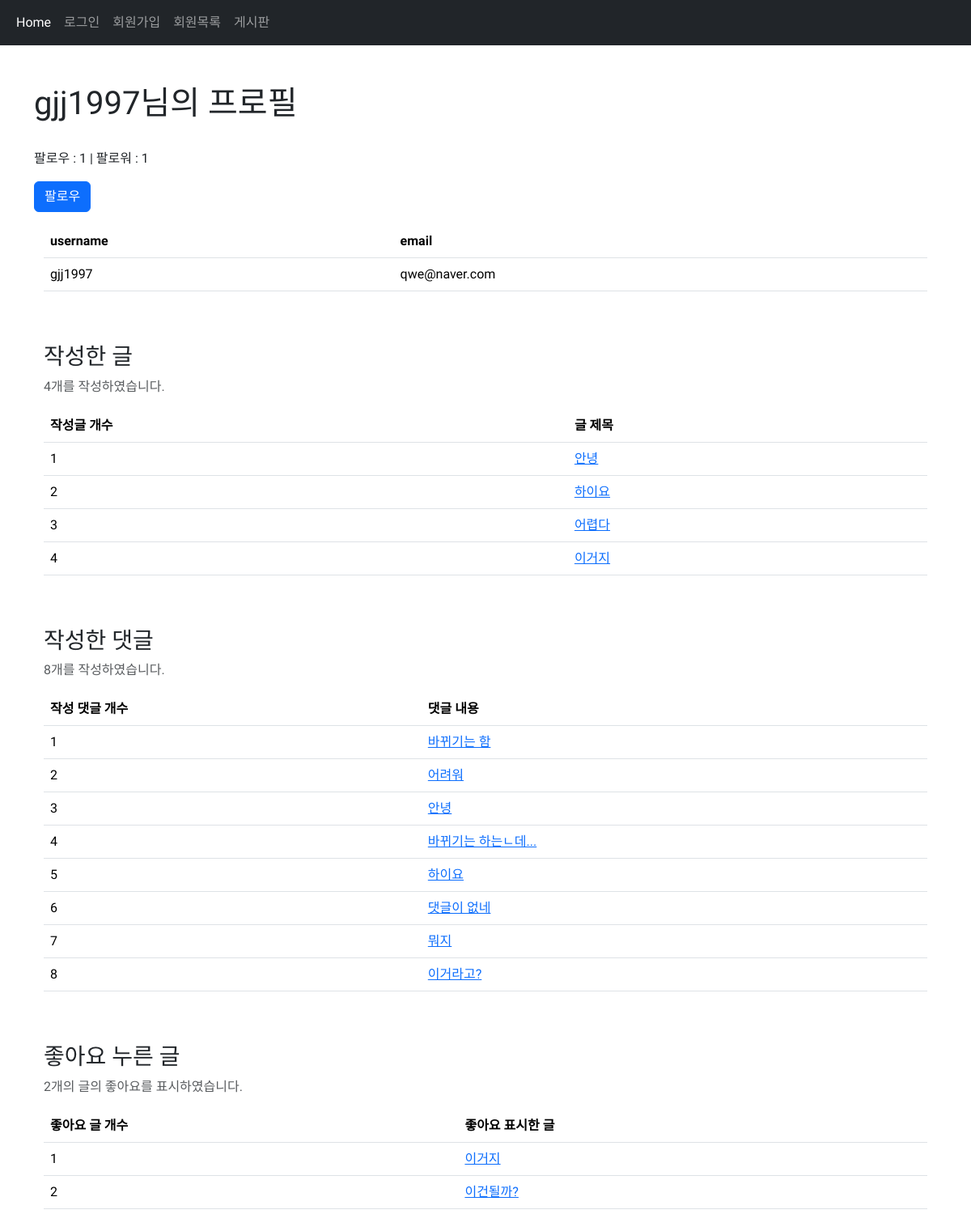
The page /accounts/detail/10/ on the database its author committed.
### accounts/models.py (models this page shows, shortened)
class User(AbstractUser):
    profile_image = models.ImageField(upload_to="images/", blank=True)
    followings = models.ManyToManyField(
        "self", symmetrical=False, related_name="followers"
    )

### articles/models.py (models this page shows)
class Article(models.Model):
    title = models.CharField(max_length=20)
    content = models.TextField()
    image = models.ImageField(upload_to="images/", blank=True)
    thumbnail = ProcessedImageField(
        upload_to="images/",
        blank=True,
        processors=[ResizeToFill(1200, 960)],
        format="JPEG",
        options={"quality": 80},
    )
    user = models.ForeignKey(settings.AUTH_USER_MODEL, on_delete=models.CASCADE)
    like_users = models.ManyToManyField(
        settings.AUTH_USER_MODEL, related_name="like_articles"
    )

class Comment(models.Model):
    content = models.CharField(max_length=80)
    created_at = models.DateTimeField(auto_now_add=True)
    article = models.ForeignKey(Article, on_delete=models.CASCADE)
    user = models.ForeignKey(settings.AUTH_USER_MODEL, on_delete=models.CASCADE)

### accounts/views.py (the view)
# urls.py: path("detail/<int:pk>/", views.detail, name="detail"),
def detail(request, pk):
    user = get_user_model().objects.get(pk=pk)
    context = {
        "user": user,
    }
    return render(request, "accounts/detail.html", context)

### accounts/templates/accounts/detail.html (shortened to what this page needs)
{% extends 'base.html' %}
{% load django_bootstrap5 %}
{% block body %}
<h1>{{ user }}님의 프로필</h1><br>
<p>팔로우 : {{user.followings.count}} | 팔로워 : {{user.followers.count}}</p>
{% if request.user != user %}
<a href="{% url 'accounts:follow' user.pk %}">
    {% if request.user in user.followers.all %}
    <button type="button" class="btn btn-danger">팔로우 취소</button>
    {% else %}
    <button type="button" class="btn btn-primary">팔로우</button>
    {% endif %}
</a>
{% endif %}
<div class="container my-3">
    <table class="table">
        <thead>
            <tr class="thead-dark">
                <th>username</th>
                <th>email</th>
            </tr>
        </thead>
        <tbody>
            <tr>
                <td>{{ user.username }}</td>
                <td>{{ user.email }}</td>
            </tr>
        </tbody>
    </table>
    <br><br>
    <h3>작성한 글</h3>
    <p class="text-muted">{{ user.article_set.count }}개를 작성하였습니다.</p>
    <table class="table">
        <thead>
            <tr class="thead-dark">
                <th>작성글 개수</th>
                <th>글 제목</th>
            </tr>
        </thead>
        <tbody>
            {% for article in user.article_set.all %}
            <tr>
                <td>{{ forloop.counter}}</td>
                <td><a href="{% url 'articles:detail' article.pk %}">{{article.title}}</a></td>
            </tr>
            {% endfor%}
        </tbody>
    </table>
    <br><br>
    <h3>작성한 댓글</h3>
    <p class="text-muted">{{ user.comment_set.count }}개를 작성하였습니다.</p>
    <table class="table">
        <thead>
            <tr class="thead-dark">
                <th>작성 댓글 개수</th>
                <th>댓글 내용</th>
            </tr>
        </thead>
        <tbody>
            {% for comment in user.comment_set.all %}
            <tr>
                <td>{{ forloop.counter}}</td>
                <td><a href="{% url 'articles:detail' comment.article_id %}">{{comment.content}}</a></td>
            </tr>
            {% endfor%}
        </tbody>
    </table>
    <br><br>
    <h3>좋아요 누른 글</h3>
    <p class="text-muted">{{ user.like_articles.count }}개의 글의 좋아요를 표시하였습니다.</p>
    <table class="table">
        <thead>
            <tr class="thead-dark">
                <th>좋아요 글 개수</th>
                <th>좋아요 표시한 글</th>
            </tr>
        </thead>
        <tbody>
            {% for article in user.like_articles.all %}
            <tr>
                <td>{{ forloop.counter}}</td>
                <td><a href="{% url 'articles:detail' article.pk %}">{{ article.title }}</a></td>
            </tr>
            {% endfor%}
        </tbody>
    </table>
    {% endblock %}

### pjt/templates/base.html (style rules this page uses)
* { font-family: 'IBM Plex Sans KR', sans-serif; }

### rows shown on the page
User: username "gjj1997", followings.count "1", followers.count "1", email "qwe@naver.com", article_set.count "4", comment_set.count "8", like_articles.count "2"
Article: title "안녕"
Article: title "하이요"
Article: title "어렵다"
Article: title "이거지"
Comment: content "바뀌기는 함"
Comment: content "어려워"
Comment: content "안녕"
Comment: content "바뀌기는 하는ㄴ데..."
Comment: content "하이요"
Comment: content "댓글이 없네"
Comment: content "뭐지"
Comment: content "이거라고?"
Article: title "이건될까?"
